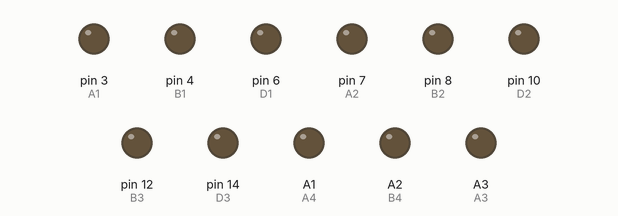
Simulated run of this sketch. Board: Arduino Uno, built with avr-gcc and run on an emulated ATmega328P. Parts: output pins drawn as LEDs (lit = HIGH). Pins used as bus, display or sensor lines are not drawn.

Above: at 0.2 s.
At 1.7 s:
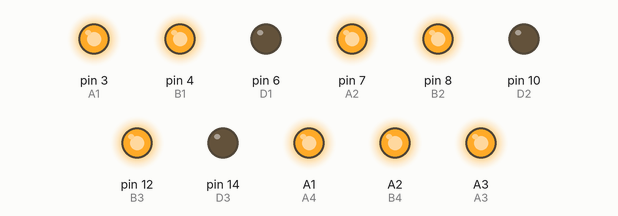
At 3.2 s:
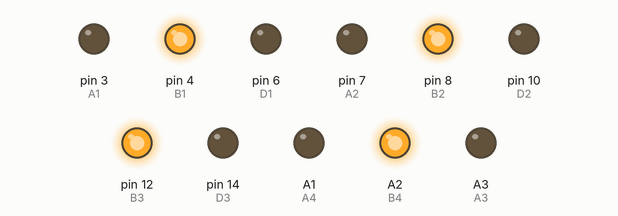
At 4.2 s:
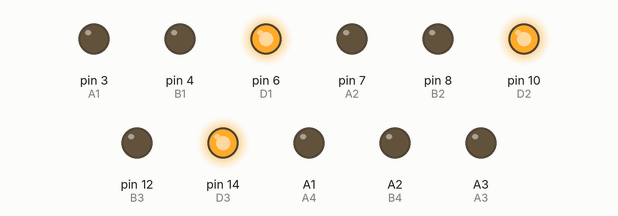
At 4.7 s:
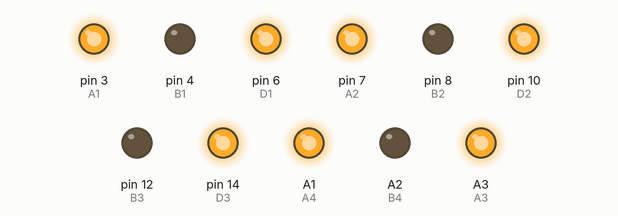
At 5.7 s:
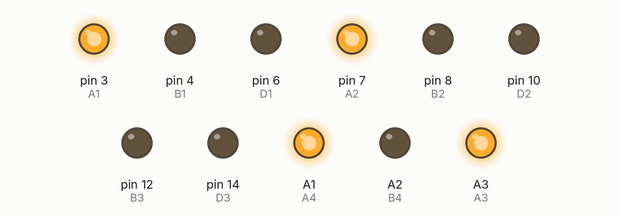
Timing chart, 0 to 6.5 s (numbered marks = the images above):
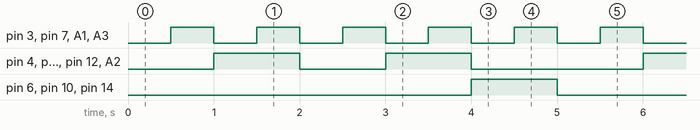

Measured:
- by itself, pin 3 (A1), pin 7 (A2), A1 (A4), A3: alternates HIGH for 0.50 s and LOW for 0.50 s
- by itself, pin 4 (B1), pin 8 (B2), pin 12 (B3), A2 (B4): repeats every 5.0 s: LOW 1.0 s, HIGH 1.0 s, LOW 2.0 s, HIGH 1.0 s
- by itself, pin 6 (D1), pin 10 (D2), pin 14 (D3): alternates HIGH for 1.0 s and LOW for 4.0 s

The sketch:

NixieClockTest.ino
```cpp
#define A1 3
#define B1 4
#define C1 5
#define D1 6
#define A2 7
#define B2 8
#define C2 9
#define D2 10
#define A3 17
#define B3 12
#define C3 13
#define D3 14
#define A4 15
#define B4 16
#define C4 2
#define D4 1
#define pot 0
char A[4] = {A1, A2, A3, A4};
char B[4] = {B1, B2, B3, B4};
char C[4] = {C1, C2, C3, C4};
char D[4] = {D1, D2, D3, D4};

void setup() {
  pinMode(A1, OUTPUT);
  pinMode(B1, OUTPUT);
  pinMode(C1, OUTPUT);
  pinMode(D1, OUTPUT);
  pinMode(A2, OUTPUT);
  pinMode(B2, OUTPUT);
  pinMode(C2, OUTPUT);
  pinMode(D2, OUTPUT);
  pinMode(A3, OUTPUT);
  pinMode(B3, OUTPUT);
  pinMode(C3, OUTPUT);
  pinMode(D3, OUTPUT);
  pinMode(A4, OUTPUT);
  pinMode(B4, OUTPUT);
  pinMode(C4, OUTPUT);
  pinMode(D4, OUTPUT);
  pinMode(pot, INPUT);
  for (char i = 0; i < 4; i++) {
    digitalWrite(A[i], HIGH);
    digitalWrite(B[i], HIGH);
    digitalWrite(C[i], HIGH);
    digitalWrite(D[i], HIGH);
  }
}

void loop() {
  for (int i = 0; i < 10; i++) {
  for (int m = 0; m < 4; m++){
    writenumber(m, i);
  }
    delay(500);
  }
}

void writenumber(int a, int b) {
  switch (b) {
    case 0:
      digitalWrite(A[a], LOW);
      digitalWrite(B[a], LOW);
      digitalWrite(C[a], LOW);
      digitalWrite(D[a], LOW);
      break;
    case 1:
      digitalWrite(A[a], HIGH);
      digitalWrite(B[a], LOW);
      digitalWrite(C[a], LOW);
      digitalWrite(D[a], LOW);
      break;
    case 2:
      digitalWrite(A[a], LOW);
      digitalWrite(B[a], HIGH);
      digitalWrite(C[a], LOW);
      digitalWrite(D[a], LOW);
      break;
    case 3:
      digitalWrite(A[a], HIGH);
      digitalWrite(B[a], HIGH);
      digitalWrite(C[a], LOW);
      digitalWrite(D[a], LOW);
      break;
    case 4:
      digitalWrite(A[a], LOW);
      digitalWrite(B[a], LOW);
      digitalWrite(C[a], HIGH);
      digitalWrite(D[a], LOW);
      break;
    case 5:
      digitalWrite(A[a], HIGH);
      digitalWrite(B[a], LOW);
      digitalWrite(C[a], HIGH);
      digitalWrite(D[a], LOW);
      break;
    case 6:
      digitalWrite(A[a], LOW);
      digitalWrite(B[a], HIGH);
      digitalWrite(C[a], HIGH);
      digitalWrite(D[a], LOW);
      break;
    case 7:
      digitalWrite(A[a], HIGH);
      digitalWrite(B[a], HIGH);
      digitalWrite(C[a], HIGH);
      digitalWrite(D[a], LOW);
      break;
    case 8:
      digitalWrite(A[a], LOW);
      digitalWrite(B[a], LOW);
      digitalWrite(C[a], LOW);
      digitalWrite(D[a], HIGH);
      break;
    case 9:
      digitalWrite(A[a], HIGH);
      digitalWrite(B[a], LOW);
      digitalWrite(C[a], LOW);
      digitalWrite(D[a], HIGH);
      break;
  }
}

void off(int a) {
  digitalWrite(A[a], HIGH);
  digitalWrite(B[a], HIGH);
  digitalWrite(C[a], HIGH);
  digitalWrite(D[a], HIGH);
}
```
